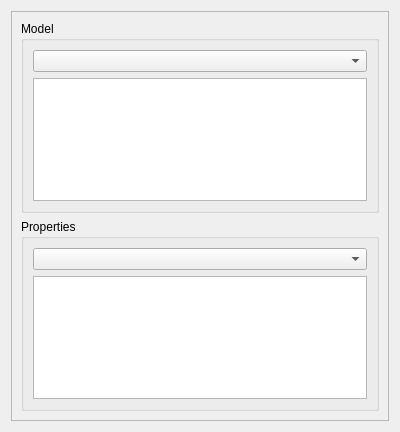
<?xml version="1.0" encoding="UTF-8"?>
<ui version="4.0">
 <class>MatGui::DlgInspectModels</class>
 <widget class="QWidget" name="MatGui::DlgInspectModels">
  <property name="geometry">
   <rect>
    <x>0</x>
    <y>0</y>
    <width>400</width>
    <height>432</height>
   </rect>
  </property>
  <property name="windowTitle">
   <string>Inspect Model</string>
  </property>
  <layout class="QVBoxLayout" name="verticalLayout">
   <item>
    <widget class="QScrollArea" name="scrollArea">
     <property name="widgetResizable">
      <bool>true</bool>
     </property>
     <widget class="QWidget" name="scrollAreaWidgetContents">
      <property name="geometry">
       <rect>
        <x>0</x>
        <y>0</y>
        <width>380</width>
        <height>412</height>
       </rect>
      </property>
      <layout class="QVBoxLayout" name="verticalLayout_2">
       <item>
        <widget class="QGroupBox" name="groupBox">
         <property name="title">
          <string>Model</string>
         </property>
         <layout class="QVBoxLayout" name="verticalLayout_4">
          <item>
           <widget class="QComboBox" name="comboModel"/>
          </item>
          <item>
           <widget class="QTreeView" name="treeModels">
            <property name="selectionMode">
             <enum>QAbstractItemView::SelectionMode::NoSelection</enum>
            </property>
           </widget>
          </item>
         </layout>
        </widget>
       </item>
       <item>
        <widget class="QGroupBox" name="groupBox_2">
         <property name="title">
          <string>Properties</string>
         </property>
         <layout class="QVBoxLayout" name="verticalLayout_3">
          <item>
           <widget class="QComboBox" name="comboProperty"/>
          </item>
          <item>
           <widget class="QTreeView" name="treeProperties">
            <property name="horizontalScrollBarPolicy">
             <enum>Qt::ScrollBarPolicy::ScrollBarAsNeeded</enum>
            </property>
            <property name="selectionMode">
             <enum>QAbstractItemView::SelectionMode::NoSelection</enum>
            </property>
           </widget>
          </item>
         </layout>
        </widget>
       </item>
      </layout>
     </widget>
    </widget>
   </item>
  </layout>
 </widget>
 <resources/>
 <connections/>
</ui>
